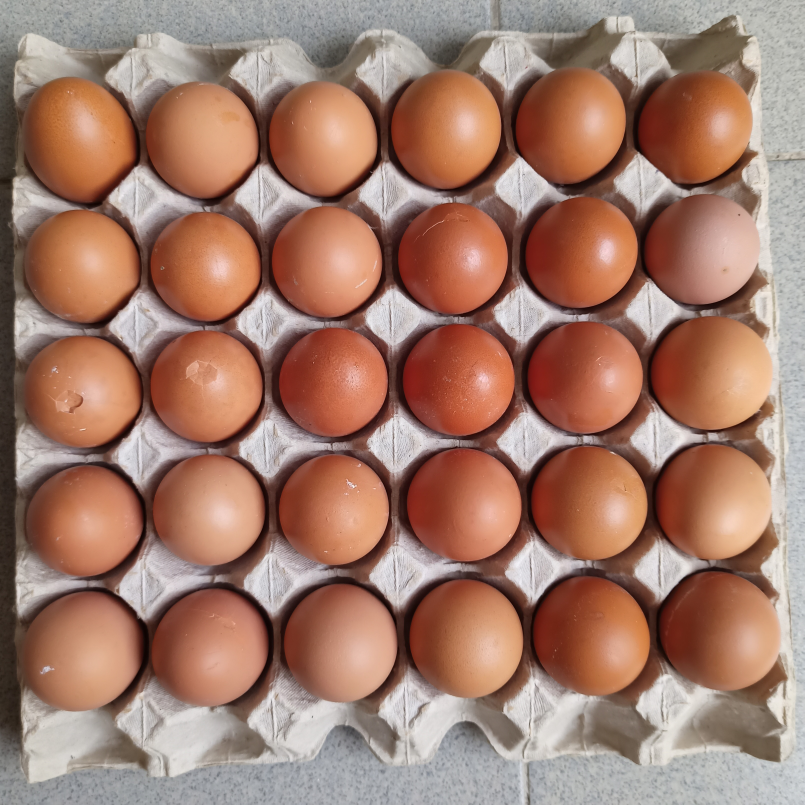
#> input picture IMAGES/test_img1.jpg, 3217 x 3218 px (shown at 1/4 size)
$ python -i detection.py   (imports and definitions only)
#> lines starting #> are read from the running program, lines starting #| are printed output that depends on the picture; after the words box and inside, x2 and y2 are one past the last pixel; in counts of white or black regions, pixels touching at a corner belong together
import cv2
import numpy as np

def process_image(image_path):
    # Read the image in BGR color space
#> called with image_path = 'IMAGES/test_img1.jpg'
    img = cv2.imread(image_path)
#> img is the input picture: shape (3218, 3217, 3); mean B, G, R 108, 123.5, 161.6

    # Preprocessing
    img_resized = cv2.resize(img, (900, 900))
    img_gray = cv2.cvtColor(img_resized, cv2.COLOR_BGR2GRAY)
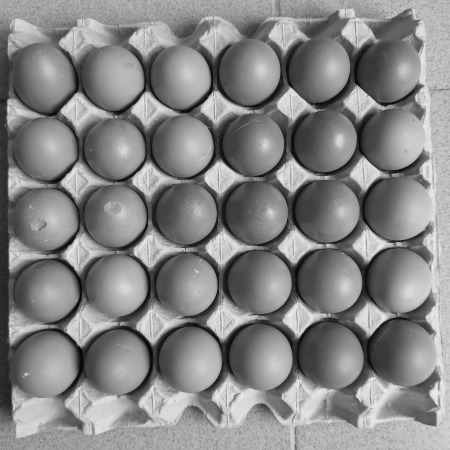
#> img_gray: shape (900, 900) (shown at 1/2 size); min 5, max 245, mean 133

    # Egg Identification
    circles = cv2.HoughCircles(img_gray, cv2.HOUGH_GRADIENT, 1, 50, param1=30, param2=40, minRadius=50, maxRadius=70)
#> circles = 30 rows, first 8: [230.5, 431.5, 62.7], [372.5, 427.5, 60.6], [518.5, 564.5, 63.9], [516.5, 426.5, 66.1], [654.5, 423.5, 65], [492.5, 142.5, 68.3], [664.5, 709.5, 68.3], [95.5, 292.5, 68.3]
    if circles is None:
        return img_resized, 0, 0, 0  # No circles detected
    detected_circles = np.uint16(np.around(circles))
#> detected_circles = 30 rows, first 8: [230, 432, 63], [372, 428, 61], [518, 564, 64], [516, 426, 66], [654, 424, 65], [492, 142, 68], [664, 710, 68], [96, 292, 68]
    mask = np.ones_like(img_gray) * 255

    egg_images = []
    egg_masks = []
    egg_coords = []

    for x, y, r in detected_circles[0, :]:
        cv2.circle(mask, (x, y), r, (0, 255, 0), -1)
        egg_images.append(img_gray[y-r:y+r, x-r:x+r])
        egg_masks.append(mask[y-r:y+r, x-r:x+r])
        x, y, w, h = x-r, y-r, r*2, r*2
        egg_coords.append((x, y, w, h))
#> this loop made 30 passes
#> (x, y, r, w, h) on passes 1 to 8: (167, 369, 63, 126, 126), (311, 367, 61, 122, 122), (454, 500, 64, 128, 128), (450, 360, 66, 132, 132), (589, 359, 65, 130, 130), (424, 74, 68, 136, 136), (596, 642, 68, 136, 136), (28, 224, 68, 136, 136)
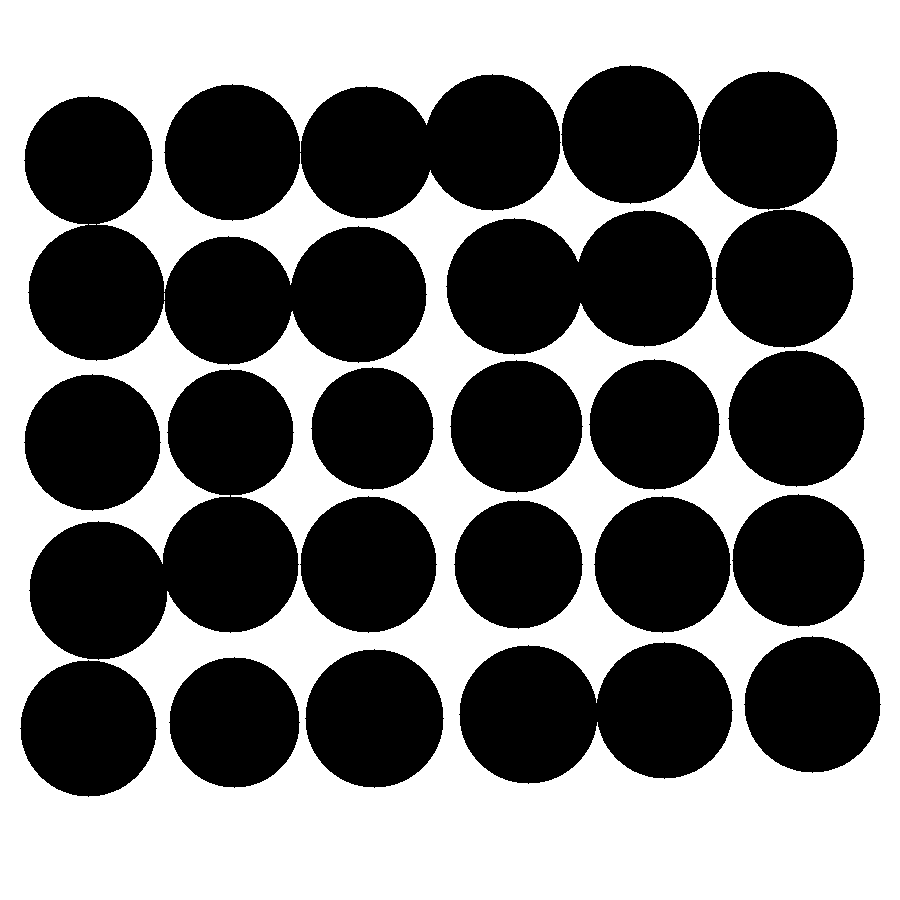
#> mask: shape (900, 900); 47.8% white; 4 white regions (3 under 20 px), largest, box (x1, y1, x2, y2) and area: (0, 0, 900, 900) 387379
#> after the loop, egg_coords = 30 items, first 6: (167, 369, 126, 126), (311, 367, 122, 122), (454, 500, 128, 128), (450, 360, 132, 132), (589, 359, 130, 130), (424, 74, 136, 136); egg_images = 30 items; egg_masks = 30 items

    # Individual Egg Extraction
    eggs_cropped = []
    for egg_img, egg_mask in zip(egg_images, egg_masks):
        egg_mask = cv2.bitwise_not(egg_mask)
        egg_mask = cv2.erode(egg_mask, cv2.getStructuringElement(cv2.MORPH_RECT, (5, 5)), iterations=3)
        egg_crop = cv2.bitwise_and(egg_img, egg_mask)
        eggs_cropped.append(egg_crop)
#> this loop made 30 passes
#> after the loop, eggs_cropped = 30 items

    # Abnormality Detection
    def abnormal(egg, style):
        if style == 1:
            egg_abn = cv2.Canny(egg, 150, 100)
        elif style == 2:
            egg_abn = cv2.adaptiveThreshold(egg, 255, cv2.ADAPTIVE_THRESH_GAUSSIAN_C, cv2.THRESH_BINARY_INV, 11, 7)
        return egg_abn

    egg_abnormals = []
    for egg_img, egg_mask in zip(eggs_cropped, egg_masks):
        egg_abn = abnormal(egg_img, 1)
        egg_mask = cv2.bitwise_not(egg_mask)
        egg_mask = cv2.erode(egg_mask, cv2.getStructuringElement(cv2.MORPH_RECT, (5, 5)), iterations=9)
        egg_abn = cv2.bitwise_and(egg_abn, egg_mask)
        egg_abnormals.append(egg_abn)
#> after the loop, egg_abnormals = 30 items

    # Watershed Algorithm for Overlapping Eggs
    binary_egg_img = np.zeros_like(img_gray)
    for x, y, r in detected_circles[0, :]:
        cv2.circle(binary_egg_img, (x, y), r, 255, -1)
#> this loop made 30 passes

    dist_transform = cv2.distanceTransform(binary_egg_img, cv2.DIST_L2, 5)
    _, markers = cv2.threshold(dist_transform, 0.7 * dist_transform.max(), 255, 0)
#> markers: shape (900, 900) float32; 4.3% white; 30 white regions, largest, box (x1, y1, x2, y2) and area: (507, 693, 551, 736) 1400, (77, 569, 121, 612) 1399, (609, 113, 652, 156) 1397
    markers = np.uint8(markers)
    markers = cv2.add(markers, binary_egg_img)
    markers = cv2.watershed(img_resized, markers.astype(np.int32))
#> markers: shape (900, 900) int32; values -1 (black) and 255 (white), 99.6% white; black in thin lines or dots
    img_resized[markers == -1] = [0, 0, 255]
#> img_resized: shape (900, 900, 3); mean B, G, R 107.2, 122.8, 162

    # Classification
    cracked_eggs_count = 0
    medium_impurity_eggs_count = 0
    img_output = img_resized.copy()

    for egg_img, egg_coord in zip(egg_abnormals, egg_coords):
        x, y, w, h = egg_coord
        count = np.count_nonzero(egg_img)
        canny_thres = (70, 20)
        adaptive_thres = (300, 200)
        large_impure, medium_impure = canny_thres
        if count > large_impure:
            cv2.rectangle(img_output, (x, y), (x+w, y+h), (255, 0, 0), 3)
            cracked_eggs_count += 1
        elif count > medium_impurity_eggs_count:
            cv2.rectangle(img_output, (x, y), (x+w, y+h), (255, 255, 0), 3)
            medium_impurity_eggs_count += 1
#> this loop made 30 passes
#> (x, y, w, h, count) on passes 1 to 8: (167, 369, 126, 126, 138), (311, 367, 122, 122, 110), (454, 500, 128, 128, 0), (450, 360, 132, 132, 198), (589, 359, 130, 130, 21), (424, 74, 136, 136, 27), (596, 642, 136, 136, 13), (28, 224, 136, 136, 0)
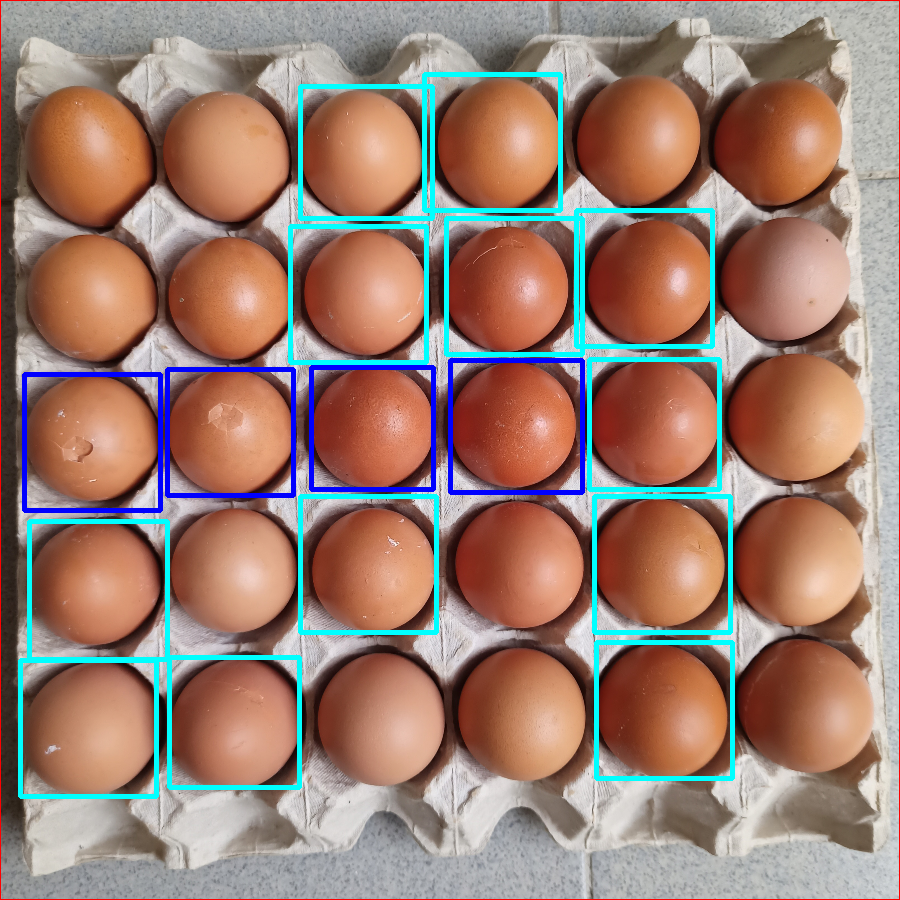
#> img_output: shape (900, 900, 3); mean B, G, R 114.4, 126.5, 154.7
#> after the loop, cracked_eggs_count = 4; medium_impurity_eggs_count = 12

    total_detected_eggs = len(egg_coords)
#> total_detected_eggs = 30
    good_eggs_count = total_detected_eggs - cracked_eggs_count - medium_impurity_eggs_count
#> good_eggs_count = 14

    font = cv2.FONT_HERSHEY_SIMPLEX
#> font = 0
    cv2.putText(img_output, f'Cracked Eggs: {cracked_eggs_count}', (10, 30), font, 1, (255, 0, 0), 2, cv2.LINE_AA)
    cv2.putText(img_output, f'Medium Impurity Eggs: {medium_impurity_eggs_count}', (10, 70), font, 1, (255, 255, 0), 2, cv2.LINE_AA)
    cv2.putText(img_output, f'Good Eggs: {good_eggs_count}', (10, 110), font, 1, (0, 255, 0), 2, cv2.LINE_AA)
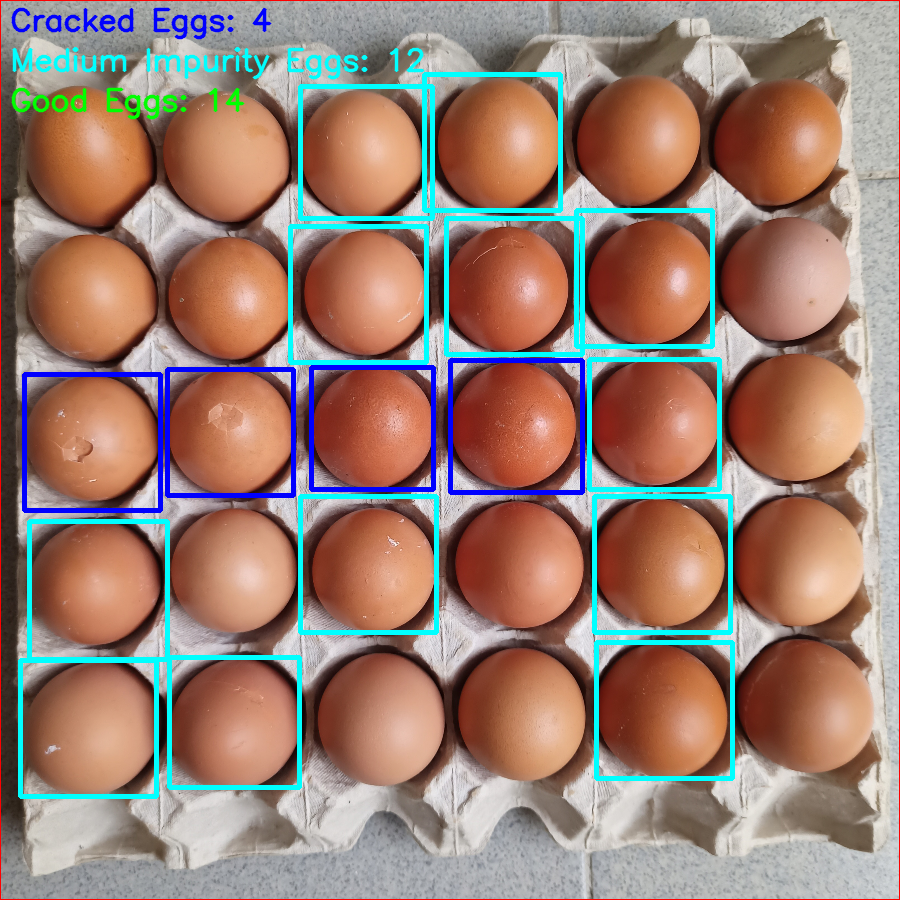
#> img_output: shape (900, 900, 3); mean B, G, R 114.8, 126.8, 153.3

    return img_output, cracked_eggs_count, medium_impurity_eggs_count, good_eggs_count
#venv\Scripts\activate
# set FLASK_APP=app.py

>>> result = process_image('IMAGES/test_img1.jpg')

$ run again, on IMAGES/test_img2.jpg
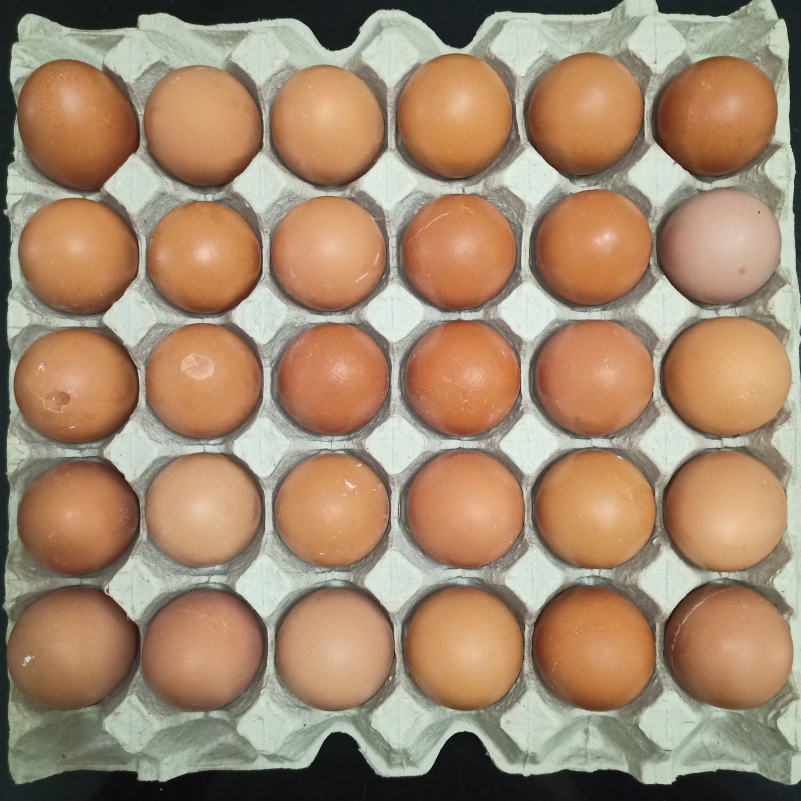
#> input picture IMAGES/test_img2.jpg, 3204 x 3204 px (shown at 1/4 size)
#> in process_image, img is the input picture: shape (3204, 3204, 3); mean B, G, R 110.1, 136.2, 162.2
#> circles = 30 rows, first 8: [669.5, 570.5, 68.3], [511.5, 280.5, 69.4], [377.5, 575.5, 68.3], [228.5, 568.5, 68.3], [515.5, 426.5, 68.3], [521.5, 570.5, 65], [83.5, 725.5, 68.3], [506.5, 128.5, 68.3]
#> detected_circles = 30 rows, first 8: [670, 570, 68], [512, 280, 69], [378, 576, 68], [228, 568, 68], [516, 426, 68], [522, 570, 65], [84, 726, 68], [506, 128, 68]
#> the loop in process_image, `for x, y, r in detected_circles[0, :]:` made 30 passes
#> (x, y, r, w, h) on passes 1 to 8: (602, 502, 68, 136, 136), (443, 211, 69, 138, 138), (310, 508, 68, 136, 136), (160, 500, 68, 136, 136), (448, 358, 68, 136, 136), (457, 505, 65, 130, 130), (16, 658, 68, 136, 136), (438, 60, 68, 136, 136)
#> after the loop in process_image, `for x, y, r in detected_circles[0, :]:`:
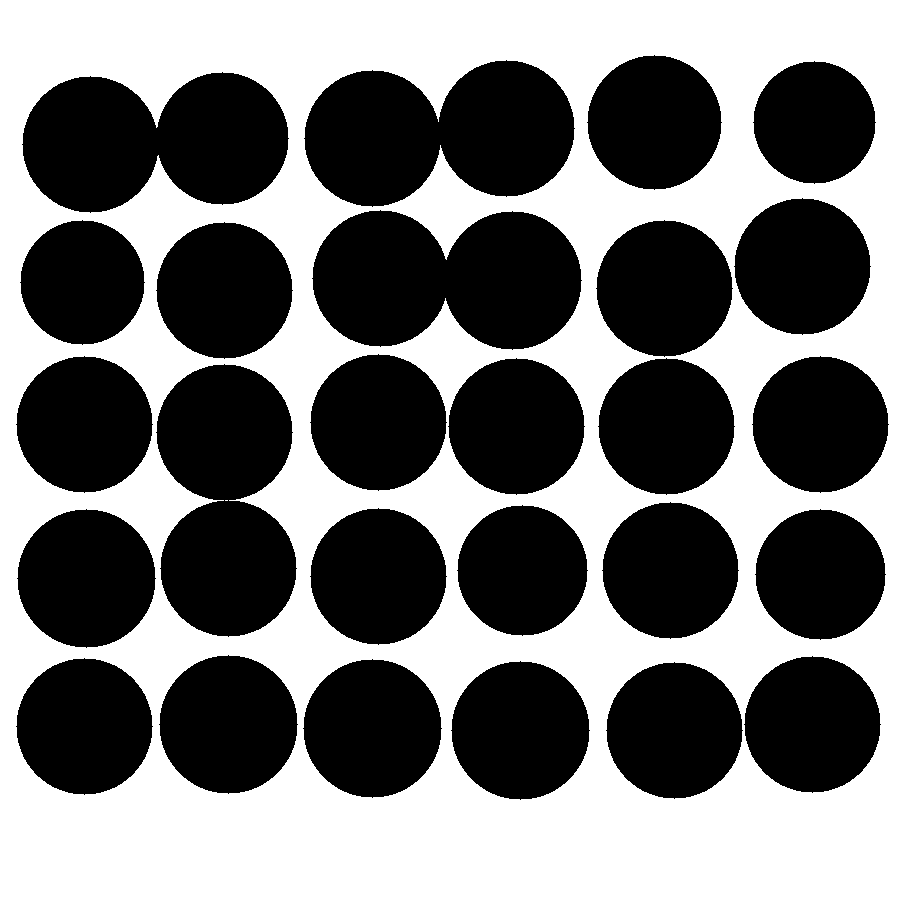
#> mask: shape (900, 900); 47.1% white; 2 white regions (1 under 20 px), largest, box (x1, y1, x2, y2) and area: (0, 0, 900, 900) 381771
#> after the loop in process_image, `for x, y, r in detected_circles[0, :]:`: egg_coords = 30 items, first 6: (602, 502, 136, 136), (443, 211, 138, 138), (310, 508, 136, 136), (160, 500, 136, 136), (448, 358, 136, 136), (457, 505, 130, 130); egg_images = 30 items
#> the loop in process_image, `for egg_img, egg_mask in zip(egg_images, egg_masks):` made 30 passes
#> the loop in process_image, `for egg_img, egg_mask in zip(eggs_cropped, egg_masks):` made 30 passes
#> the loop in process_image, `for x, y, r in detected_circles[0, :]:` made 30 passes
#> the loop in process_image, `for egg_img, egg_coord in zip(egg_abnormals, egg_coords):` made 30 passes
#> (x, y, w, h, count) on passes 1 to 8: (602, 502, 136, 136, 6), (443, 211, 138, 138, 75), (310, 508, 136, 136, 54), (160, 500, 136, 136, 0), (448, 358, 136, 136, 25), (457, 505, 130, 130, 0), (16, 658, 136, 136, 0), (438, 60, 136, 136, 0)
#> after the loop in process_image, `for egg_img, egg_coord in zip(egg_abnormals, egg_coords):`: cracked_eggs_count = 3; medium_impurity_eggs_count = 9
#> total_detected_eggs = 30
#> good_eggs_count = 18
#> font = 0
#> in process_image, `cv2.putText(img_output, f'Good Eggs: {good_eggs_count}', (10, 110), fo..`:
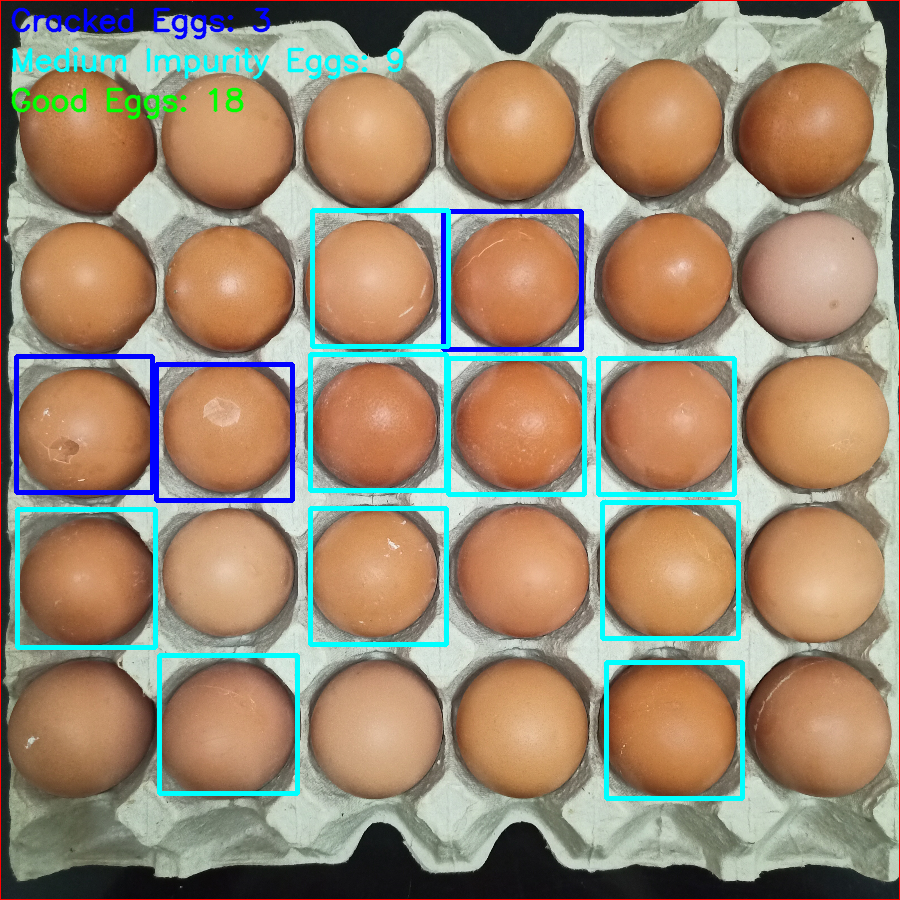
#> img_output: shape (900, 900, 3); mean B, G, R 114.4, 137.3, 155.2
